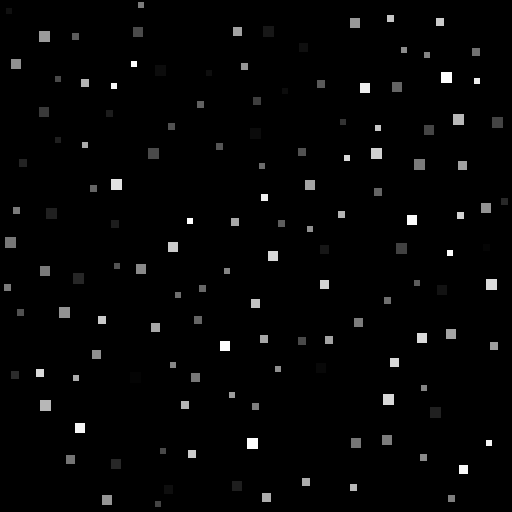
#> input picture Layer-oriented-algorithm-and-ground-true/datasets/ground_true/label/label_1/1001.tif, 512 x 512 px, given in place of 1.tif, which was not available
$ python paarticles_information_extraction_label.py
#> lines starting #> are read from the running program, lines starting #| are printed output that depends on the picture; after the words box and inside, x2 and y2 are one past the last pixel; in counts of white or black regions, pixels touching at a corner belong together; pictures that were not available may be replaced by others from this repository, and a replacement may not be noted
#coding:utf-8
import cv2
import numpy as np
from numpy.random import poisson as poisson


#Connected Component Analysis
# 4 neighborhood connected domain and 8 neighborhood connected domain
NEIGHBOR_HOODS_4 = True
OFFSETS_4 = [[0, -1], [-1, 0], [0, 0], [1, 0], [0, 1]]
NEIGHBOR_HOODS_8 = False
OFFSETS_8 = [[-1, -1], [0, -1], [1, -1],
             [-1, 0], [0, 0], [1, 0],
             [-1, 1], [0, 1], [1, 1]]
# [23 lines left out: function reorganize, not called in this run]


def neighbor_value(binary_img: np.array, offsets, reverse=False):
    rows, cols = binary_img.shape
    label_idx = 0
    rows_ = [0, rows, 1] if reverse == False else [rows - 1, -1, -1]
    cols_ = [0, cols, 1] if reverse == False else [cols - 1, -1, -1]

    for row in range(rows_[0], rows_[1], rows_[2]):
        for col in range(cols_[0], cols_[1], cols_[2]):
            label = 256
            if binary_img[row][col] < 0.5:
                continue
                # break
            for offset in offsets:
                neighbor_row = min(max(0, row + offset[0]), rows - 1)
                neighbor_col = min(max(0, col + offset[1]), cols - 1)
                neighbor_val = binary_img[neighbor_row, neighbor_col]
                if neighbor_val < 0.5:
                    continue
                label = neighbor_val if neighbor_val < label else label
            if label == 255:
                label_idx += 1
                label = label_idx

            binary_img[row][col] = label

    return binary_img

# binary_img: bg-0, object-255; int
def Two_Pass(binary_img: np.array, neighbor_hoods):
    if neighbor_hoods == NEIGHBOR_HOODS_4:
        offsets = OFFSETS_4
    elif neighbor_hoods == NEIGHBOR_HOODS_8:
        offsets = OFFSETS_8
    else:
        raise ValueError

    binary_img = neighbor_value(binary_img, offsets, False)
    binary_img = neighbor_value(binary_img, offsets, True)

    return binary_img


# [31 lines left out: functions recursive_seed, Seed_Filling, not called in this run]

for i in range(2):

    img_label = cv2.imread('D:/pycharm/up_down_code/Layer-oriented-algorithm-and-ground-true/text_data/ground_true/label/label/%d.tif' % (i + 1))
#> img_label is the input picture: shape (512, 512, 3); min 0, max 255, mean 4.9
    gray_mask_label = cv2.cvtColor(img_label, cv2.COLOR_BGR2GRAY)
    gray_mask_label = np.array(gray_mask_label)
    hsv_mask_label = cv2.cvtColor(img_label, cv2.COLOR_BGR2HSV)
#> hsv_mask_label: shape (512, 512, 3); mean H, S, V 0, 0, 4.9
    ret, th1_label = cv2.threshold(hsv_mask_label, 1, 255, cv2.THRESH_BINARY)  # 固定阈值二值化
#> th1_label: shape (512, 512, 3); mean H, S, V 0, 0, 9.7
    gray_mask_new_label = cv2.cvtColor(th1_label, cv2.COLOR_BGR2GRAY)
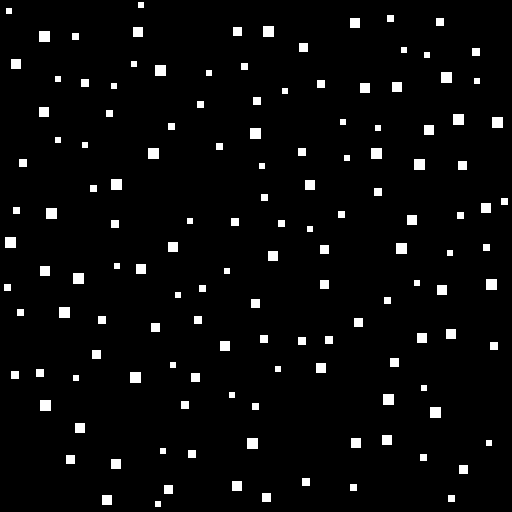
#> gray_mask_new_label: shape (512, 512); values 0 (black) and 76 (white), 3.8% white; 137 white regions, largest, box (x1, y1, x2, y2) and area: (263, 26, 274, 37) 121, (39, 31, 50, 42) 121, (155, 65, 166, 76) 121
    rect = cv2.getStructuringElement(cv2.MORPH_RECT, (5, 5))  # 方形
    erosion_label = cv2.erode(gray_mask_new_label, rect, iterations=1)  # 腐蚀处理
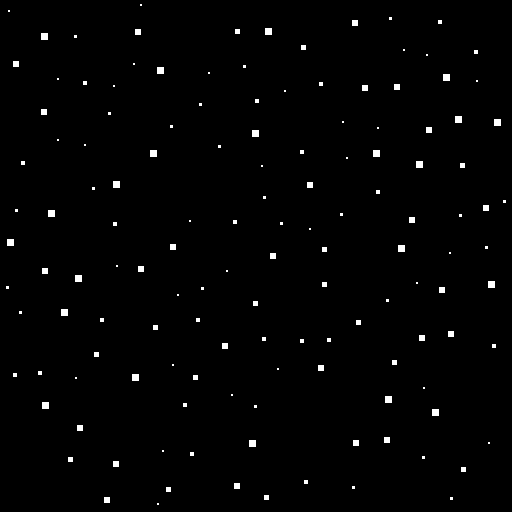
#> erosion_label: shape (512, 512); values 0 (black) and 76 (white), 1.2% white; 137 white regions (75 under 20 px)
    dilation_label = cv2.dilate(erosion_label, rect, iterations=1)  # 膨胀处理
    # binary_img_label = Seed_Filling(dilation_label, NEIGHBOR_HOODS_8)
    binary_img_label = Two_Pass(dilation_label, NEIGHBOR_HOODS_8)
#> after the loop in neighbor_value, `for row in range(rows_[0], rows_[1], rows_[2]):`: label_idx = 0
    contours_label, _ = cv2.findContours(binary_img_label, cv2.RETR_EXTERNAL, cv2.CHAIN_APPROX_SIMPLE)
#> contours_label = 137 contours; largest, box (x1, y1, x2, y2) and area: (247, 438, 258, 449) 100, (430, 407, 441, 418) 100, (40, 400, 51, 411) 100, (383, 394, 394, 405) 100, (130, 372, 141, 383) 100
    depth_all_label = []
    r_all_label = []
    x_all_label = []
    y_all_label = []
    for c in range(0, len(contours_label)):
        x, y, w, h = cv2.boundingRect(contours_label[c])
        R = max(w, h)
        r_mid = int(R / 2)
        x_mid = x + r_mid
        y_mid = y + r_mid
        x_int = int(x)
        x_end = int(x + R)
        y_int = int(y)
        y_end = int(y + R)
        depth_list = gray_mask_label[y_int:y_end, x_int:x_end]

        depth_list = gray_mask_label[y_int:y_end, x_int:x_end]
        depth_list = np.ravel(depth_list)
        depth_list = np.sort(depth_list)
        depth_list = depth_list[-(R + int(R / 2)):-int(R / 2)]
        d = round(np.mean(depth_list))

        depth_all_label.append(d)
        r_all_label.append(R)
        x_all_label.append(x_mid)
        y_all_label.append(y_mid)
        cv2.rectangle(img_label, (x, y), (x + R, y + R), (0, 0, 255), 1)
#> this loop made 137 passes
#> (x, y, w, h, R, r_mid, x_mid, y_mid) on passes 1 to 12: (155, 501, 6, 6, 6, 3, 158, 504), (448, 495, 7, 7, 7, 3, 451, 498), (102, 495, 10, 10, 10, 5, 107, 500), (262, 493, 9, 9, 9, 4, 266, 497), (164, 485, 9, 9, 9, 4, 168, 489), (350, 484, 7, 7, 7, 3, 353, 487), (232, 481, 10, 10, 10, 5, 237, 486), (302, 478, 8, 8, 8, 4, 306, 482), (459, 465, 9, 9, 9, 4, 463, 469), (111, 459, 10, 10, 10, 5, 116, 464), (66, 455, 9, 9, 9, 4, 70, 459), (420, 454, 7, 7, 7, 3, 423, 457)
#> (x, y, w, h, R, r_mid) on pass 50: (251, 299, 9, 9, 9, 4)
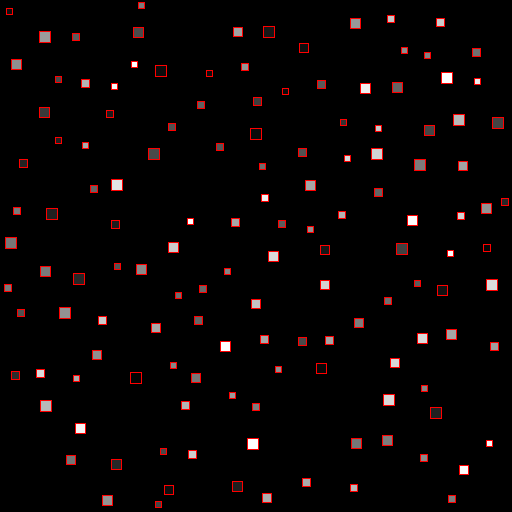
#> img_label: shape (512, 512, 3); 1.74% of pixels changed, all inside (x1, y1, x2, y2) = (4, 2, 509, 508)

        # [7 lines of commented-out code are left out]
    cv2.imwrite('./label_img/%d.png' % (i + 1), img_label)
    np.savetxt('./label_data/depth_%d.txt'%i, depth_all_label, fmt='%f')
    np.savetxt('./label_data/x_%d.txt'%i, x_all_label, fmt='%f')
    np.savetxt('./label_data/y_%d.txt'%i, y_all_label, fmt='%f')
    np.savetxt('./label_data/r_%d.txt'%i, r_all_label, fmt='%f')
    print(i)
#> pass 2 of the loop `for i in range(2):`:
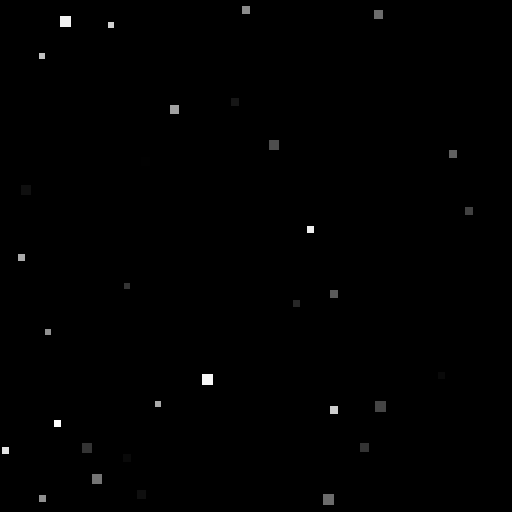
#> input picture Layer-oriented-algorithm-and-ground-true/datasets/ground_true/label/label_1/1030.tif, 512 x 512 px, given in place of 2.tif, which was not available
#> img_label is the input picture: shape (512, 512, 3); min 0, max 255, mean 1
#> hsv_mask_label: shape (512, 512, 3); mean H, S, V 0, 0, 1
#> th1_label: shape (512, 512, 3); mean H, S, V 0, 0, 2.1
#> `gray_mask_new_label = cv2.cvtColor(th1_label, cv2.COLOR_BGR2GRAY)`:
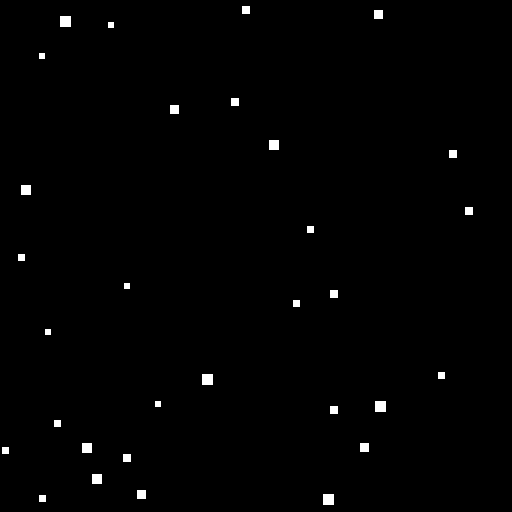
#> gray_mask_new_label: shape (512, 512); values 0 (black) and 76 (white), 0.83% white; 31 white regions, largest, box (x1, y1, x2, y2) and area: (60, 16, 71, 27) 121, (202, 374, 213, 385) 121, (375, 401, 386, 412) 121
#> erosion_label: shape (512, 512); values 0 (black) and 76 (white), 0.24% white; 31 white regions (19 under 20 px), largest, box (x1, y1, x2, y2) and area: (62, 18, 69, 25) 49, (204, 376, 211, 383) 49, (377, 403, 384, 410) 49
#> the loop `for c in range(0, len(contours_label)):` made 31 passes
#> after the loop `for c in range(0, len(contours_label)):`:
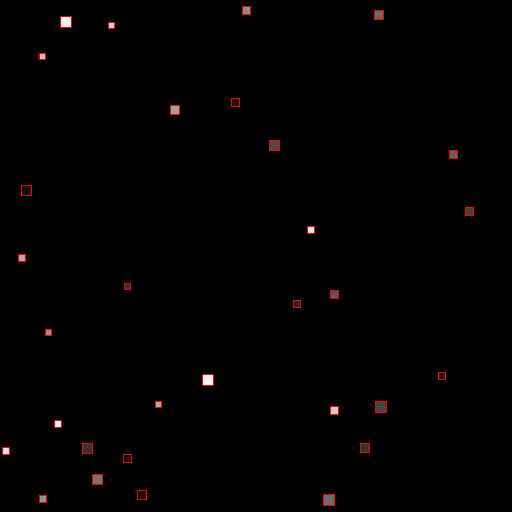
#> img_label: shape (512, 512, 3); 0.39% of pixels changed, all inside (x1, y1, x2, y2) = (2, 6, 474, 506)
